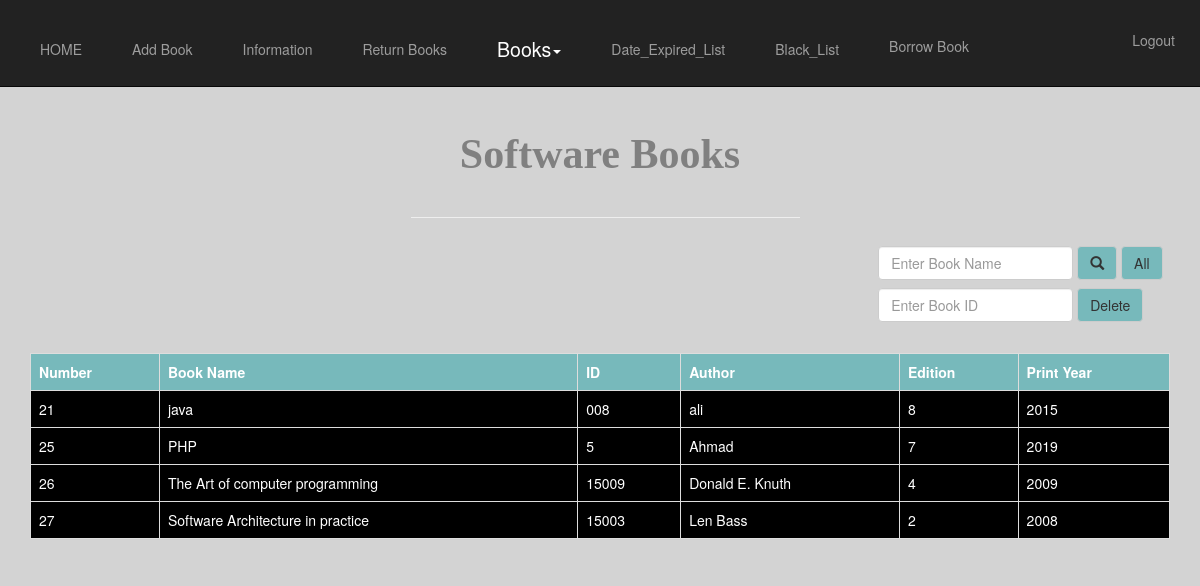
/software.php (signed in), run on the app's committed database.
### tables this page shows
CREATE TABLE `list_books` (
  `Number` int(11) NOT NULL,
  `Book_Name` varchar(100) NOT NULL,
  `ID` varchar(50) DEFAULT NULL,
  `Author` varchar(70) NOT NULL,
  `Edition` varchar(60) NOT NULL,
  `Print_year` varchar(60) NOT NULL,
  `Department` varchar(50) NOT NULL
);

### software.php (the view, shortened to what this page needs)
<?php
	$connect = mysqli_connect("localhost","root","","lms")or die ('MySQL connect failed. ' . mysql_error());
?>
<!DOCTYPE html>
<html>
	<head>
			<link rel="stylesheet" href="bootstrap/dist/css/bootstrap.min.css">
			<link rel="stylesheet" href="css/soft.css" />
	</head>
	<body>
		<?php include('navbar.php');?>
		<div class="row">
			<div class="container">
				<div class="col-md-12">
					<h1 class="text-center">Software Books</h1>
					<hr />
				</div>
			</div>
		</div>
		<div class="container">
			<div class="row">
				<div class="srch" id="btn">
					<form action="" class="navbar-form" method="post" name="form1">
						<input type="text" class="form-control" name="search" placeholder="Enter Book Name"/>
						<button style="background-color:#6db6b9e6" type="submit" name="submit" class="btn btn-default">
						<span class="glyphicon glyphicon-search"></span></button>
						<button style="background-color:#6db6b9e6" type="submit" name="All" class="btn btn-default">All</button>
					</form>
					<form action="" class="navbar-form" method="post" name="form1">
						<input type="number" class="form-control" name="bid" placeholder="Enter Book ID" required=""/>
						<button style="background-color:#6db6b9e6" type="submit" name="submit1"
						class="btn btn-default">Delete</button>
					</form>
				</div>
			</div>
		</div>
		<div class="container">
			<div class="row" style="margin-top: 2%;">
				<div class="col-md-12">
					<table class="table table-bordered">
						<tr style="background-color:#6db6b9e6; color:white;">
							<th>Number</th>
							<th>Book Name</th>
							<th>ID</th>
							<th>Author</th>
							<th>Edition</th>
							<th>Print Year</th>
						</tr>
						<?php
				if(isset($_POST['submit'])){
				if(empty($_POST['search'])){
				$searcherror="No name";
				}else{
					$search=($_POST['search']);
				}
				mysqli_set_charset($connect,"utf8");
							$queryone="SELECT * FROM list_books where book_name='$search' AND department='software'";
							$resultone=mysqli_query($connect,$queryone);
							$count=0;
							while($r=mysqli_fetch_row($resultone)){
							$count++;
								echo "<tr>";
										echo "<td>$r[0]</td>";
										echo "<td>$r[1]</td>";
										echo "<td>$r[2]</td>";
										echo "<td>$r[3]</td>";
										echo "<td>$r[4]</td>";
										echo "<td>$r[5]</td>";
									echo "</tr>";
							}
					}else
				if(empty($_POST['All'])){
				mysqli_set_charset($connect,"utf8");
							$queryone="SELECT * FROM list_books WHERE department='software'";
							$resultone=mysqli_query($connect,$queryone);
							while($r=mysqli_fetch_row($resultone)){
								echo "<tr>";
										echo "<td>$r[0]</td>";
										echo "<td>$r[1]</td>";
										echo "<td>$r[2]</td>";
										echo "<td>$r[3]</td>";
										echo "<td>$r[4]</td>";
										echo "<td>$r[5]</td>";
									echo "</tr>";
							}
					}
						?>
					</table>
				</div>
			</div>
		</div>
	</body>
</html>

### css/soft.css (style rules this page uses)
* { margin:0; padding:0; }
body { background-color:lightgray; }
h1 { color:gray; font-weight:bold; padding:20px; font-size:3em; margin-top:10%; }
hr { width:35%; margin-left:33%; }
h1 { color:gray; font-weight:bold; padding:20px; font-size:3em; font-family: cooper; }
#btn { margin-left: 72.5%; }
td { background-color: black; color: white; }

### data on the page
list_books: Number "21", Book_Name "java", ID "008", Author "ali", Edition "8", Print_year "2015"
list_books: Number "25", Book_Name "PHP", ID "5", Author "Ahmad", Edition "7", Print_year "2019"
list_books: Number "26", Book_Name "The Art of computer programming", ID "15009", Author "Donald E. Knuth", Edition "4", Print_year "2009"
list_books: Number "27", Book_Name "Software Architecture in practice", ID "15003", Author "Len Bass", Edition "2", Print_year "2008"
